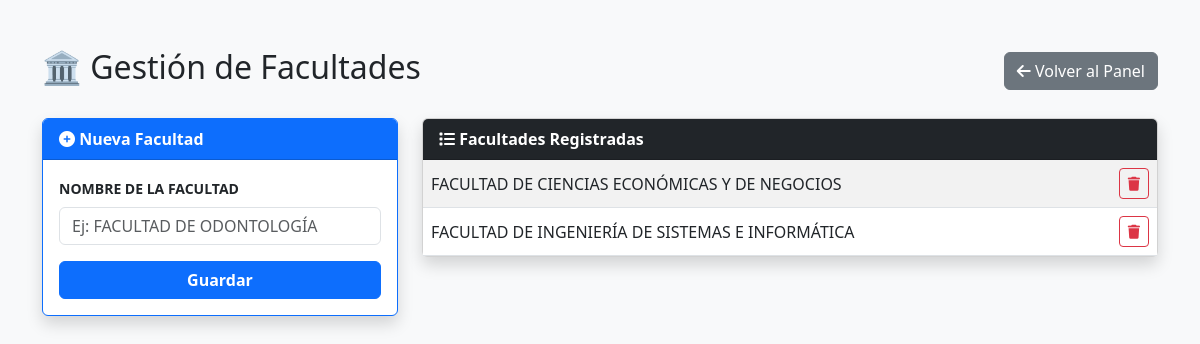
The page /admin/facultades (signed in) on the database its author committed.
### app.py (models this page shows)
class Facultad(db.Model):
    __tablename__ = 'facultades'
    id = db.Column(db.Integer, primary_key=True)
    nombre = db.Column(db.String(200), unique=True, nullable=False)

### app.py (the view)
@app.route('/admin/facultades', methods=['GET', 'POST'])
def admin_facultades():
    if not session.get('admin_logged_in') or not session.get('p_config'): return redirect(url_for('admin'))
    if request.method == 'POST':
        n = request.form['nombre'].strip().upper()
        if not Facultad.query.filter_by(nombre=n).first():
            db.session.add(Facultad(nombre=n))
            db.session.commit()
    return render_template('admin_facultades.html', facultades=Facultad.query.order_by(Facultad.nombre).all())

### templates/admin_facultades.html (shortened to what this page needs)
<!DOCTYPE html>
<html lang="es">
<head>
    <link href="https://cdn.jsdelivr.net/npm/bootstrap@5.3.0/dist/css/bootstrap.min.css" rel="stylesheet">
    <link rel="stylesheet" href="https://cdnjs.cloudflare.com/ajax/libs/font-awesome/6.0.0/css/all.min.css">
</head>
<body class="bg-light">
<div class="container py-5">
    <div class="d-flex justify-content-between align-items-center mb-4">
        <h2>🏛️ Gestión de Facultades</h2>
        <a href="/admin" class="btn btn-secondary">
            <i class="fas fa-arrow-left"></i> Volver al Panel
        </a>
    </div>
    <div class="row">
        <div class="col-md-4 mb-4">
            <div class="card shadow border-primary">
                <div class="card-header bg-primary text-white fw-bold">
                    <i class="fas fa-plus-circle"></i> Nueva Facultad
                </div>
                <div class="card-body">
                    <form method="POST">
                        <div class="mb-3">
                            <label class="form-label fw-bold small">NOMBRE DE LA FACULTAD</label>
                            <input type="text" name="nombre" class="form-control" required placeholder="Ej: FACULTAD DE ODONTOLOGÍA" oninput="this.value = this.value.toUpperCase()">
                        </div>
                        <button class="btn btn-primary w-100 fw-bold">Guardar</button>
                    </form>
                </div>
            </div>
        </div>
        <div class="col-md-8">
            <div class="card shadow">
                <div class="card-header bg-dark text-white fw-bold">
                    <i class="fas fa-list"></i> Facultades Registradas
                </div>
                <div class="card-body p-0">
                    <table class="table table-striped mb-0">
                        <tbody>
                            {% for f in facultades %}
                            <tr>
                                <td class="align-middle">{{ f.nombre }}</td>
                                <td class="text-end">
                                    <a href="{{ url_for('admin_eliminar_facultad', id=f.id) }}"
                                       class="btn btn-outline-danger btn-sm"
                                       onclick="return confirm('¿Borrar esta facultad?')">
                                        <i class="fas fa-trash"></i>
                                    </a>
                                </td>
                            </tr>
                            {% endfor %}
                        </tbody>
                    </table>
                </div>
            </div>
        </div>
    </div>
</div>
</body>
</html>

### rows shown on the page
Facultad: nombre "FACULTAD DE CIENCIAS ECONÓMICAS Y DE NEGOCIOS"
Facultad: nombre "FACULTAD DE INGENIERÍA DE SISTEMAS E INFORMÁTICA"
